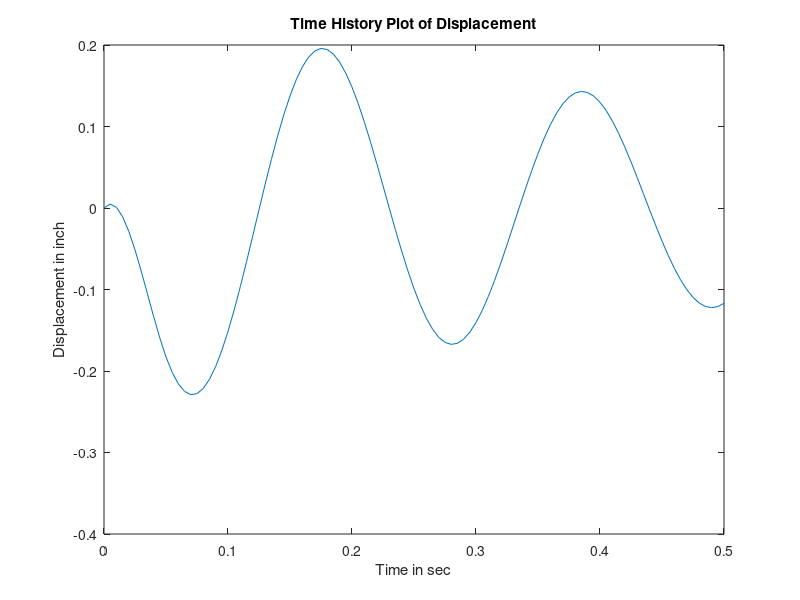
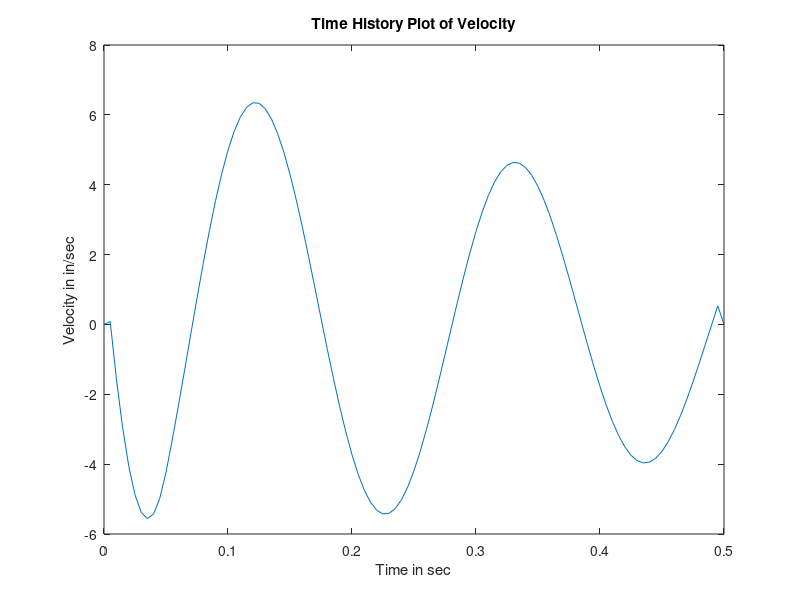

The MATLAB source for these figures, in order:
h=0.005;%Timestep for successive computations
k=2800;%Stiffness value in kip/ft
W=100;%Weight of vibrating mass tank
x=0.05;%damping factor 
m=W/32.174;%mass of vibrating structure g=32.17ft/sec^2
c=2*m*x*(k/m)^0.5;%Value of damping coefficient in kip-sec/ft
F=100;%Value of Fo given in question
td=0.05;%Duration of ramp load
t=0.5;%Time for which response has to be calculated
%Varriable declaration for computation
n=round(t/h);
n1=round(td/h);
rem=zeros(1,n-n1);
u=zeros(1,n);
v=zeros(1,n);
u(1)=0;
v(1)=0;
t1=0:h:td;
p=F*(td-t1)/td;% force equation (Ramp) equation
P=[p,rem];%assigning general force matrix for each calculation points
u(2)=u(1)+F(1)/m *0.5*h*h;%Calculation for displacement at 2nd time step 
%Coefficients used in recurrance formula
M=(m/h^2 +c/(2*h));
A=(2*m/h^2 -k)/M;
B=(c/(2*h)-m/h^2)/M;
C=1/M;
D=1/(2*h);
%Main calculation of each time step displacement and velocity
for i=2:n
u(i+1)=u(i)*A+u(i-1)*B-P(i)*C;
v(i)=(u(i+1)*D-u(i-1)*D);
end
t=0:h:t;
%Code below this line is just for plotting of displacement and velocity
%time history multiplied by 12 to convert to inch
figure(1);
plot(t,u*12);
xlabel("Time in sec");ylabel("Displacement in inch");title("Time History Plot of Displacement");
v(n+1)=0;
figure(2);
plot(t,v*12);
xlabel("Time in sec");ylabel("Velocity in in/sec");title("Time History Plot of Velocity");